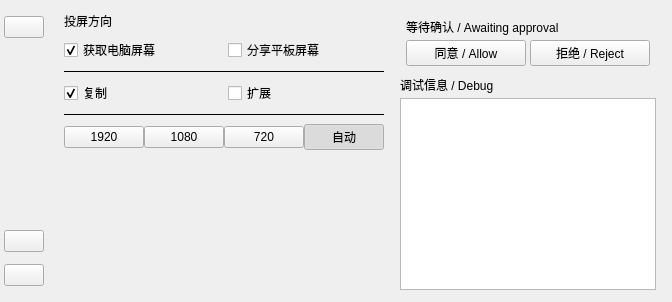
<?xml version='1.0' encoding='utf-8'?>
<ui version="4.0">
 <class>MainWindow</class>
 <widget class="QMainWindow" name="MainWindow">
  <property name="windowTitle">
   <string>Furina</string>
  </property>
  <widget class="QWidget" name="centralwidget">
   <layout class="QHBoxLayout" name="mainLayout" stretch="0,1">
    <property name="leftMargin">
     <number>0</number>
    </property>
    <property name="rightMargin">
     <number>0</number>
    </property>
    <property name="topMargin">
     <number>0</number>
    </property>
    <property name="bottomMargin">
     <number>0</number>
    </property>
    <property name="spacing">
     <number>0</number>
    </property>
    <item>
     <widget class="QFrame" name="sidebar">
      <property name="minimumWidth">
       <number>48</number>
      </property>
      <property name="maximumWidth">
       <number>48</number>
      </property>
      <layout class="QVBoxLayout" name="toolbarLayout">
       <property name="spacing">
        <number>12</number>
       </property>
       <property name="leftMargin">
        <number>4</number>
       </property>
       <property name="rightMargin">
        <number>4</number>
       </property>
       <property name="topMargin">
        <number>16</number>
       </property>
       <property name="bottomMargin">
        <number>16</number>
       </property>
       <item>
        <widget class="QPushButton" name="start">
         <property name="text">
          <string />
         </property>
         <property name="minimumHeight">
          <number>40</number>
         </property>
         <property name="minimumWidth">
          <number>40</number>
         </property>
         <property name="maximumHeight">
          <number>40</number>
         </property>
         <property name="maximumWidth">
          <number>40</number>
         </property>
         <property name="toolTip">
          <string>开始</string>
         </property>
         <property name="accessibleName">
          <string>开始</string>
         </property>
        </widget>
       </item>
       <item>
        <spacer name="toolbarSpacer">
         <property name="orientation">
          <enum>Qt::Vertical</enum>
         </property>
         <property name="sizeHint" stdset="0">
          <size>
           <width>20</width>
           <height>40</height>
          </size>
         </property>
        </spacer>
       </item>
       <item>
        <widget class="QPushButton" name="settings">
         <property name="text">
          <string />
         </property>
         <property name="minimumHeight">
          <number>40</number>
         </property>
         <property name="minimumWidth">
          <number>40</number>
         </property>
         <property name="maximumHeight">
          <number>40</number>
         </property>
         <property name="maximumWidth">
          <number>40</number>
         </property>
         <property name="toolTip">
          <string>设置</string>
         </property>
         <property name="accessibleName">
          <string>设置</string>
         </property>
        </widget>
       </item>
       <item>
        <widget class="QPushButton" name="maximize">
         <property name="text">
          <string />
         </property>
         <property name="minimumHeight">
          <number>40</number>
         </property>
         <property name="minimumWidth">
          <number>40</number>
         </property>
         <property name="maximumHeight">
          <number>40</number>
         </property>
         <property name="maximumWidth">
          <number>40</number>
         </property>
         <property name="toolTip">
          <string>放大</string>
         </property>
         <property name="accessibleName">
          <string>放大</string>
         </property>
        </widget>
       </item>
      </layout>
     </widget>
    </item>
    <item>
     <widget class="QWidget" name="contentPanel">
      <layout class="QVBoxLayout" name="contentLayout" stretch="1,0">
       <property name="leftMargin">
        <number>0</number>
       </property>
       <property name="rightMargin">
        <number>0</number>
       </property>
       <property name="topMargin">
        <number>0</number>
       </property>
       <property name="bottomMargin">
        <number>0</number>
       </property>
       <property name="spacing">
        <number>0</number>
       </property>
       <item>
        <widget class="QFrame" name="viewPanel">
         <layout class="QVBoxLayout" name="viewLayout">
          <property name="leftMargin">
           <number>0</number>
          </property>
          <property name="rightMargin">
           <number>0</number>
          </property>
          <property name="topMargin">
           <number>0</number>
          </property>
          <property name="bottomMargin">
           <number>0</number>
          </property>
          <property name="spacing">
           <number>0</number>
          </property>
         </layout>
        </widget>
       </item>
       <item>
        <widget class="QWidget" name="bottomPanel">
         <property name="minimumHeight">
          <number>142</number>
         </property>
         <property name="maximumHeight">
          <number>220</number>
         </property>
         <layout class="QHBoxLayout" name="bottomLayout" stretch="4,6">
          <property name="spacing">
           <number>16</number>
          </property>
          <property name="leftMargin">
           <number>16</number>
          </property>
          <property name="rightMargin">
           <number>16</number>
          </property>
          <property name="topMargin">
           <number>12</number>
          </property>
          <property name="bottomMargin">
           <number>12</number>
          </property>
          <item>
           <widget class="QWidget" name="directionPanel">
            <layout class="QVBoxLayout" name="directionLayout">
             <property name="spacing">
              <number>8</number>
             </property>
             <property name="leftMargin">
              <number>0</number>
             </property>
             <property name="rightMargin">
              <number>0</number>
             </property>
             <property name="topMargin">
              <number>0</number>
             </property>
             <property name="bottomMargin">
              <number>0</number>
             </property>
             <item>
              <widget class="QLabel" name="directionTitle">
               <property name="text">
                <string>投屏方向</string>
               </property>
               <property name="wordWrap">
                <bool>true</bool>
               </property>
              </widget>
             </item>
             <item>
              <layout class="QHBoxLayout" name="directionChoices">
               <item>
                <widget class="QCheckBox" name="receive">
                 <property name="text">
                  <string>获取电脑屏幕</string>
                 </property>
                 <property name="checked">
                  <bool>true</bool>
                 </property>
                </widget>
               </item>
               <item>
                <widget class="QCheckBox" name="share">
                 <property name="text">
                  <string>分享平板屏幕</string>
                 </property>
                </widget>
               </item>
              </layout>
             </item>
             <item>
              <widget class="QWidget" name="modePanel">
               <layout class="QVBoxLayout" name="modeLayout">
                <property name="leftMargin">
                 <number>0</number>
                </property>
                <property name="rightMargin">
                 <number>0</number>
                </property>
                <property name="topMargin">
                 <number>0</number>
                </property>
                <property name="bottomMargin">
                 <number>0</number>
                </property>
                <item>
                 <widget class="QFrame" name="modeSeparator">
                  <property name="frameShape">
                   <enum>QFrame::HLine</enum>
                  </property>
                  <property name="frameShadow">
                   <enum>QFrame::Plain</enum>
                  </property>
                 </widget>
                </item>
                <item>
                 <layout class="QHBoxLayout" name="modeChoices">
                  <item>
                   <widget class="QCheckBox" name="duplicate">
                    <property name="text">
                     <string>复制</string>
                    </property>
                    <property name="checked">
                     <bool>true</bool>
                    </property>
                   </widget>
                  </item>
                  <item>
                   <widget class="QCheckBox" name="extend">
                    <property name="text">
                     <string>扩展</string>
                    </property>
                   </widget>
                  </item>
                 </layout>
                </item>
                <property name="spacing">
                 <number>8</number>
                </property>
               </layout>
              </widget>
             </item>
             <item>
              <widget class="QFrame" name="resolutionSeparator">
               <property name="frameShape">
                <enum>QFrame::HLine</enum>
               </property>
               <property name="frameShadow">
                <enum>QFrame::Plain</enum>
               </property>
              </widget>
             </item>
             <item>
              <widget class="QWidget" name="resolutionPanel">
               <layout class="QVBoxLayout" name="resolutionLayout">
                <property name="leftMargin">
                 <number>0</number>
                </property>
                <property name="rightMargin">
                 <number>0</number>
                </property>
                <property name="topMargin">
                 <number>0</number>
                </property>
                <property name="bottomMargin">
                 <number>0</number>
                </property>
                <property name="spacing">
                 <number>0</number>
                </property>
                <item>
                 <layout class="QHBoxLayout" name="resolutionChoices">
                  <item>
                   <widget class="QPushButton" name="resolution1920">
                    <property name="text">
                     <string>1920</string>
                    </property>
                    <property name="checkable">
                     <bool>true</bool>
                    </property>
                    <property name="checked">
                     <bool>false</bool>
                    </property>
                    <property name="toolTip">
                     <string>最长边像素数，保持比例；自动优先 60 FPS</string>
                    </property>
                   </widget>
                  </item>
                  <item>
                   <widget class="QPushButton" name="resolution1080">
                    <property name="text">
                     <string>1080</string>
                    </property>
                    <property name="checkable">
                     <bool>true</bool>
                    </property>
                    <property name="checked">
                     <bool>false</bool>
                    </property>
                    <property name="toolTip">
                     <string>最长边像素数，保持比例；自动优先 60 FPS</string>
                    </property>
                   </widget>
                  </item>
                  <item>
                   <widget class="QPushButton" name="resolution720">
                    <property name="text">
                     <string>720</string>
                    </property>
                    <property name="checkable">
                     <bool>true</bool>
                    </property>
                    <property name="checked">
                     <bool>false</bool>
                    </property>
                    <property name="toolTip">
                     <string>最长边像素数，保持比例；自动优先 60 FPS</string>
                    </property>
                   </widget>
                  </item>
                  <item>
                   <widget class="QPushButton" name="resolution0">
                    <property name="text">
                     <string>自动</string>
                    </property>
                    <property name="checkable">
                     <bool>true</bool>
                    </property>
                    <property name="checked">
                     <bool>true</bool>
                    </property>
                    <property name="toolTip">
                     <string>最长边像素数，保持比例；自动优先 60 FPS</string>
                    </property>
                   </widget>
                  </item>
                 </layout>
                </item>
               </layout>
              </widget>
             </item>
             <item>
              <spacer name="directionSpacer">
               <property name="orientation">
                <enum>Qt::Vertical</enum>
               </property>
               <property name="sizeHint" stdset="0">
                <size>
                 <width>20</width>
                 <height>0</height>
                </size>
               </property>
              </spacer>
             </item>
            </layout>
           </widget>
          </item>
          <item>
           <widget class="QWidget" name="debugPanel">
            <layout class="QVBoxLayout" name="debugLayout">
             <property name="spacing">
              <number>4</number>
             </property>
             <item>
              <widget class="QFrame" name="consentPanel">
               <property name="visible">
                <bool>false</bool>
               </property>
               <layout class="QVBoxLayout" name="consentLayout">
                <property name="spacing">
                 <number>4</number>
                </property>
                <property name="leftMargin">
                 <number>6</number>
                </property>
                <property name="rightMargin">
                 <number>6</number>
                </property>
                <property name="topMargin">
                 <number>6</number>
                </property>
                <property name="bottomMargin">
                 <number>6</number>
                </property>
                <item>
                 <widget class="QLabel" name="consentMessage">
                  <property name="wordWrap">
                   <bool>true</bool>
                  </property>
                  <property name="text">
                   <string>等待确认 / Awaiting approval</string>
                  </property>
                 </widget>
                </item>
                <item>
                 <layout class="QHBoxLayout" name="consentChoices">
                  <item>
                   <widget class="QPushButton" name="consentAccept">
                    <property name="text">
                     <string>同意 / Allow</string>
                    </property>
                   </widget>
                  </item>
                  <item>
                   <widget class="QPushButton" name="consentReject">
                    <property name="text">
                     <string>拒绝 / Reject</string>
                    </property>
                   </widget>
                  </item>
                 </layout>
                </item>
               </layout>
              </widget>
             </item>
             <property name="leftMargin">
              <number>0</number>
             </property>
             <property name="rightMargin">
              <number>0</number>
             </property>
             <property name="topMargin">
              <number>0</number>
             </property>
             <property name="bottomMargin">
              <number>0</number>
             </property>
             <item>
              <widget class="QLabel" name="debugTitle">
               <property name="text">
                <string>调试信息 / Debug</string>
               </property>
               <property name="wordWrap">
                <bool>true</bool>
               </property>
              </widget>
             </item>
             <item>
              <widget class="QPlainTextEdit" name="log">
               <property name="readOnly">
                <bool>true</bool>
               </property>
               <property name="maximumBlockCount">
                <number>400</number>
               </property>
               <property name="horizontalScrollBarPolicy">
                <enum>Qt::ScrollBarAlwaysOff</enum>
               </property>
               <property name="lineWrapMode">
                <enum>QPlainTextEdit::WidgetWidth</enum>
               </property>
              </widget>
             </item>
            </layout>
           </widget>
          </item>
         </layout>
        </widget>
       </item>
      </layout>
     </widget>
    </item>
   </layout>
  </widget>
  <property name="windowIcon">
   <iconset resource="resources.qrc">
    <normaloff>:/icons/app.png</normaloff>
   </iconset>
  </property>
 </widget>
 <resources>
  <include location="resources.qrc" />
 </resources>
 <connections />
 <customwidgets>
  <customwidget>
   <class>FurinaComboBox</class>
   <extends>QComboBox</extends>
   <header>interface_support.h</header>
  </customwidget>
 </customwidgets>
</ui>
